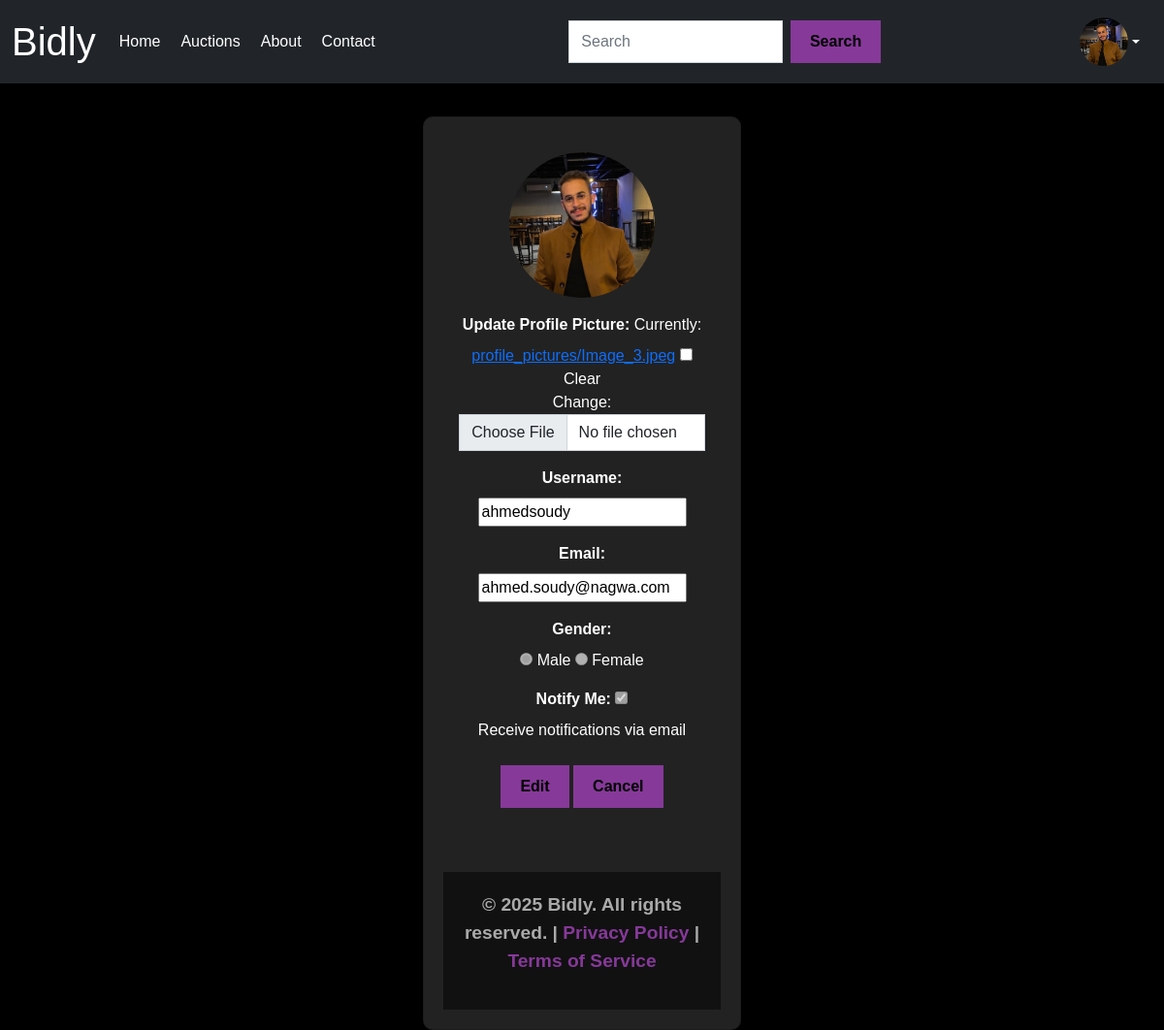
The app's page /users/profile/ (signed in) with its own data.
### users/models.py (models this page shows, shortened)
class CustomUser(AbstractUser):
    GENDER_CHOICES = [
        ('M','Male'),
        ('F','Female'),
    ]
    gender = models.CharField(max_length=1, choices=GENDER_CHOICES, blank=True, null=True)
    notify_me = models.BooleanField(default=False)  # Checkbox for email notifications
    profile_picture = models.ImageField(upload_to='profile_pictures/', blank=True, null=True)

### users/views.py (the view)
# urls.py: path('profile/', views.profile, name='profile'),
@login_required
def profile(request):
    if request.method == 'POST':
        form = CustomUserUpdateForm(request.POST, request.FILES, instance=request.user)
        if form.is_valid():
            form.save()  # Save the form, including the uploaded file
            messages.success(request, "Your profile has been updated successfully!")
            return redirect('profile')  # Redirect to the profile page after saving
    else:
        form = CustomUserUpdateForm(instance=request.user)  # Pre-fill the form with the user's current data
    return render(request, 'profile.html', {'form': form, 'user': request.user})

### users/forms.py
class CustomUserUpdateForm(forms.ModelForm):
    GENDER_CHOICES = [
        ('M', 'Male'),
        ('F', 'Female'),
    ]
    gender = forms.ChoiceField(
        choices=GENDER_CHOICES,
        widget=forms.RadioSelect,
        required=True,
        label="Gender"
    )
    notify_me = forms.BooleanField(
        required=False,
        label="Notify me via email with the news!"
    )
    class Meta:
        model = CustomUser
        fields = ['username', 'email', 'gender', 'notify_me', 'profile_picture']  # Fields the user can update
    def __init__(self, *args, **kwargs):
        super().__init__(*args, **kwargs)
        for field in self.fields.values():
            field.widget.attrs.update({'class': 'form-control'})

### users/templates/profile.html (shortened to what this page needs)
{% extends 'base.html' %}
{% load static %}
{% block content %}
<div class="container mt-5">
    <h1 class="text-center mb-4">Your Profile</h1>
    <div class="card mx-auto" style="max-width: 600px;">
        <div class="card-body text-center">
            {% if user.profile_picture %}
                <img src="{{ user.profile_picture.url }}" alt="Profile Picture" class="rounded-circle mb-3" style="width: 150px; height: 150px; object-fit: cover;">
            {% else %}
                <img src="{% static 'images/default_pp.jpg' %}" alt="Default Profile Picture" class="rounded-circle mb-3" style="width: 150px; height: 150px; object-fit: cover;">
            {% endif %}
            <form method="post" enctype="multipart/form-data">
                <div class="mb-3">
                    <label for="profile_picture" class="form-label"><strong>Update Profile Picture:</strong></label>
                    {{ form.profile_picture }}
                </div>
                <div class="mb-3">
                    <label for="username" class="form-label"><strong>Username:</strong></label>
                    <input type="text" id="username" name="username" value="{{ form.username.value }}">
                </div>
                <div class="mb-3">
                    <label for="email" class="form-label"><strong>Email:</strong></label>
                    <input type="email" id="email" name="email" value="{{ form.email.value }}">
                </div>
                <div class="mb-3">
                    <label class="form-label"><strong>Gender:</strong></label>
                    <div>
                        <input type="radio" id="gender_male" name="gender" value="M" {% if form.gender.value == "M" %}checked{% endif %} disabled>
                        <label for="gender_male">Male</label>
                        <input type="radio" id="gender_female" name="gender" value="F" {% if form.gender.value == "F" %}checked{% endif %} disabled>
                        <label for="gender_female">Female</label>
                    </div>
                </div>
                <div class="mb-3">
                    <label class="form-label"><strong>Notify Me:</strong></label>
                    <input type="checkbox" id="notify_me" name="notify_me" {% if form.notify_me.value %}checked{% endif %} disabled>
                    <label for="notify_me">Receive notifications via email</label>
                </div>
                <div class="text-center mt-4">
                    <button type="button" id="edit-button" class="btn btn-primary">Edit</button>
                    <a href="{% url 'home' %}" class="btn btn-secondary">Cancel</a>
                </div>
            </form>
{% endblock %}

### auction_home/templates/base.html (shortened to what this page needs)
{% load static %}
<!DOCTYPE html>
<html lang="en">
<head>
    <link href="https://cdn.jsdelivr.net/npm/bootstrap@5.2.3/dist/css/bootstrap.min.css" rel="stylesheet">
</head>
<body>
<nav class="navbar navbar-expand-lg navbar-dark bg-dark fixed-top">
    <div class="container-fluid">
        <a class="navbar-brand fs-1" href="{% url 'home' %}">Bidly</a>
        <div class="collapse navbar-collapse" id="navbarSupportedContent">
            <ul class="navbar-nav me-auto mb-2 mb-lg-0">
                <li class="nav-item">
                    <a class="nav-link" href="{% url 'home' %}">Home</a>
                </li>
                <li class="nav-item">
                    {% if user.is_authenticated %}
                        <a class="nav-link" href="{% url 'auctions' %}">Auctions</a>
                    {% else %}
                        <a class="nav-link" href="#" onclick="alert('You need to log in first!');">Auctions</a>
                    {% endif %}
                </li>
                <li class="nav-item">
                    <a class="nav-link" href="{% url 'about' %}">About</a>
                </li>
                <li class="nav-item">
                    <a class="nav-link" href="{% url 'contact' %}">Contact</a>
                </li>
            </ul>
            <form class="d-flex mx-auto" role="search" style="width: 30%;">
                <input class="form-control me-2" type="search" placeholder="Search" aria-label="Search">
                <button class="btn btn-outline-dark" type="submit">Search</button>
            </form>
            <ul class="navbar-nav ms-auto mb-2 mb-lg-0">
                {% if user.is_authenticated %}
                    <li class="nav-item dropdown">
                        <a class="nav-link dropdown-toggle d-flex align-items-center" href="#" id="profileDropdown" role="button" data-bs-toggle="dropdown" aria-expanded="false">
                            {% if user.profile_picture %}
                                <img src="{{ user.profile_picture.url }}" alt="Profile Picture" class="rounded-circle" style="width: 50px; height: 50px; object-fit: cover;">
                            {% else %}
                                <img src="{% static 'images/default_pp.jpg' %}" alt="Default Profile Picture" class="rounded-circle" style="width: 50px; height: 50px; object-fit: cover;">
                            {% endif %}
                        </a>
                    </li>
                {% endif %}
            </ul>
        </div>
    </div>
</nav>
    <div class="container">
        {% block content %}{% endblock %}
    </div>
    <footer>
        <p>&copy; 2025 Bidly. All rights reserved. | <a href="#">Privacy Policy</a> | <a href="#">Terms of Service</a></p>
    </footer>
</body>
</html>

### auction_home/templates/base.html (style rules this page uses)
.card { background-color: #222; padding: 20px; border-radius: 10px; box-shadow: 0 4px 10px rgba(0, 0, 0, 0.5); text-align: center; width: 30%; }
.card p { font-size: 1.2rem; font-weight: bold; }
.form-control, .btn { border-radius: 0; }
.btn { background-color: #863999; color: #000; font-weight: bold; border: none; padding: 10px 20px; transition: transform 0.3s ease, background-color 0.3s ease, color 0.3s ease; }
.btn { background-color: #863999; color: #000; font-weight: bold; border: none; padding: 10px 20px; transition: transform 0.3s ease, background-color 0.3s ease; }
body { background-color: #000; color: #fff; font-family: Arial, sans-serif; overflow-x: hidden; }
.navbar { background-color: #111; }
.navbar-brand, .nav-link { color: #fff !important; }
footer { text-align: center; padding: 20px; background-color: #111; color: #aaa; margin-top: 50px; }
footer a { color: #863999; text-decoration: none; }
.navbar-nav .nav-item { margin-right: 5px; }
.navbar-nav .nav-item img { margin-left: 10px; }

### records on screen
CustomUser: profile_picture (picture), username "ahmedsoudy", email "ahmed.soudy@nagwa.com"
